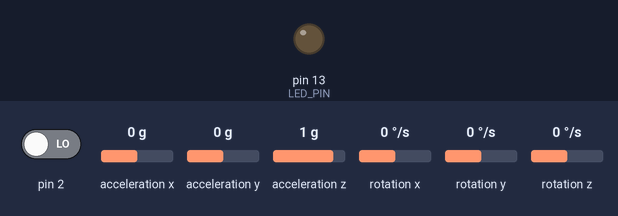
Bench run of a sketch on a simulated Arduino Uno, built with avr-gcc and run on an emulated ATmega328P. On the bench: output pins drawn as LEDs (lit = HIGH). Dashed ring = blinking. The inputs (shaded band) are chosen by the test bench; at power-on: pin 2 LOW, acceleration x 0 g, acceleration y 0 g, acceleration z 1 g, rotation x 0 °/s, rotation y 0 °/s, rotation z 0 °/s. The sensor or clock chip raises its interrupt line as the real part does; what the sketch prints to the serial monitor is not drawn.

Above: at 0.1 s.
At 0.66 s:
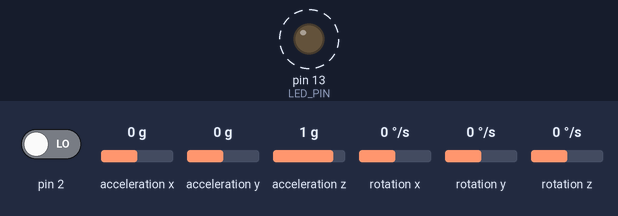
Timing chart, 0 to 3.5 s (numbered marks = the images above):
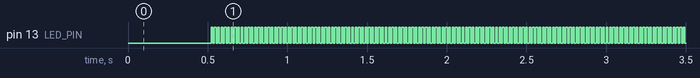

The sketch:

3d_gyro.ino
```cpp
#include "I2Cdev.h"
#include "MPU6050_6Axis_MotionApps20.h"

#if I2CDEV_IMPLEMENTATION == I2CDEV_ARDUINO_WIRE
#include "Wire.h"
#endif

MPU6050 mpu;
#define OUTPUT_READABLE_YAWPITCHROLL
#define LED_PIN 13
bool blinkState = false;
bool dmpReady = false;
uint8_t mpuIntStatus;
uint8_t devStatus;
uint16_t packetSize;
uint16_t fifoCount;
uint8_t fifoBuffer[64];

Quaternion q;
VectorInt16 aa;
VectorInt16 aaReal;
VectorInt16 aaWorld;
VectorFloat gravity;
float euler[3];
float ypr[3];
uint8_t teapotPacket[14] = { '$', 0x02, 0,0, 0,0, 0,0, 0,0, 0x00, 0x00, '\r', '\n' };

volatile bool mpuInterrupt = false;
void dmpDataReady() {
    mpuInterrupt = true;
}

void setup() {

    #if I2CDEV_IMPLEMENTATION == I2CDEV_ARDUINO_WIRE
        Wire.begin();
        TWBR = 24;
    #elif I2CDEV_IMPLEMENTATION == I2CDEV_BUILTIN_FASTWIRE
        Fastwire::setup(400, true);
    #endif

    Serial.begin(115200);
    while (!Serial);
    mpu.initialize();
    devStatus = mpu.dmpInitialize();


    mpu.setXGyroOffset(220);
    mpu.setYGyroOffset(76);
    mpu.setZGyroOffset(-85);
    mpu.setZAccelOffset(1788);

    if (devStatus == 0) {
        mpu.setDMPEnabled(true);
        attachInterrupt(0, dmpDataReady, RISING);
        mpuIntStatus = mpu.getIntStatus();
        dmpReady = true;
        packetSize = mpu.dmpGetFIFOPacketSize();
    } else {

        Serial.print(devStatus);
        Serial.println(F(")"));
    }
    pinMode(LED_PIN, OUTPUT);
}


void loop() {
    if (!dmpReady) return;
    while (!mpuInterrupt && fifoCount < packetSize) {
    }

    mpuInterrupt = false;
    mpuIntStatus = mpu.getIntStatus();
    fifoCount = mpu.getFIFOCount();

    if ((mpuIntStatus & 0x10) || fifoCount == 1024) {
        mpu.resetFIFO();

    } else if (mpuIntStatus & 0x02) {
        while (fifoCount < packetSize) fifoCount = mpu.getFIFOCount();
        mpu.getFIFOBytes(fifoBuffer, packetSize);
        fifoCount -= packetSize;

        #ifdef OUTPUT_READABLE_QUATERNION
            mpu.dmpGetQuaternion(&q, fifoBuffer);
            Serial.print("quat\t");
            Serial.print(q.w);
            Serial.print("\t");
            Serial.print(q.x);
            Serial.print("\t");
            Serial.print(q.y);
            Serial.print("\t");
            Serial.println(q.z);
        #endif

        #ifdef OUTPUT_READABLE_EULER
            mpu.dmpGetQuaternion(&q, fifoBuffer);
            mpu.dmpGetEuler(euler, &q);
            Serial.print("euler\t");
            Serial.print(euler[0] * 180/M_PI);
            Serial.print("\t");
            Serial.print(euler[1] * 180/M_PI);
            Serial.print("\t");
            Serial.println(euler[2] * 180/M_PI);
        #endif

        #ifdef OUTPUT_READABLE_YAWPITCHROLL
            mpu.dmpGetQuaternion(&q, fifoBuffer);
            mpu.dmpGetGravity(&gravity, &q);
            mpu.dmpGetYawPitchRoll(ypr, &q, &gravity);
            Serial.print(ypr[2] * 18/M_PI);
            Serial.print(" ");
            Serial.print(ypr[1] * 180/M_PI);
            Serial.print(" ");
            Serial.println(ypr[0] * 180/M_PI);
        #endif

        #ifdef OUTPUT_READABLE_REALACCEL
            mpu.dmpGetQuaternion(&q, fifoBuffer);
            mpu.dmpGetAccel(&aa, fifoBuffer);
            mpu.dmpGetGravity(&gravity, &q);
            mpu.dmpGetLinearAccel(&aaReal, &aa, &gravity);
            Serial.print("areal\t");
            Serial.print(aaReal.x);
            Serial.print("\t");
            Serial.print(aaReal.y);
            Serial.print("\t");
            Serial.println(aaReal.z);
        #endif

        #ifdef OUTPUT_READABLE_WORLDACCEL
            mpu.dmpGetQuaternion(&q, fifoBuffer);
            mpu.dmpGetAccel(&aa, fifoBuffer);
            mpu.dmpGetGravity(&gravity, &q);
            mpu.dmpGetLinearAccel(&aaReal, &aa, &gravity);
            mpu.dmpGetLinearAccelInWorld(&aaWorld, &aaReal, &q);
            Serial.print("aworld\t");
            Serial.print(aaWorld.x);
            Serial.print("\t");
            Serial.print(aaWorld.y);
            Serial.print("\t");
            Serial.println(aaWorld.z);
        #endif

        #ifdef OUTPUT_TEAPOT
            teapotPacket[2] = fifoBuffer[0];
            teapotPacket[3] = fifoBuffer[1];
            teapotPacket[4] = fifoBuffer[4];
            teapotPacket[5] = fifoBuffer[5];
            teapotPacket[6] = fifoBuffer[8];
            teapotPacket[7] = fifoBuffer[9];
            teapotPacket[8] = fifoBuffer[12];
            teapotPacket[9] = fifoBuffer[13];
            Serial.write(teapotPacket, 14);
            teapotPacket[11]++;
        #endif

        blinkState = !blinkState;
        digitalWrite(LED_PIN, blinkState);
    }
}
```

Measured:
- by itself, pin 13 (LED_PIN): alternates HIGH for 0.01 s and LOW for 0.01 s
